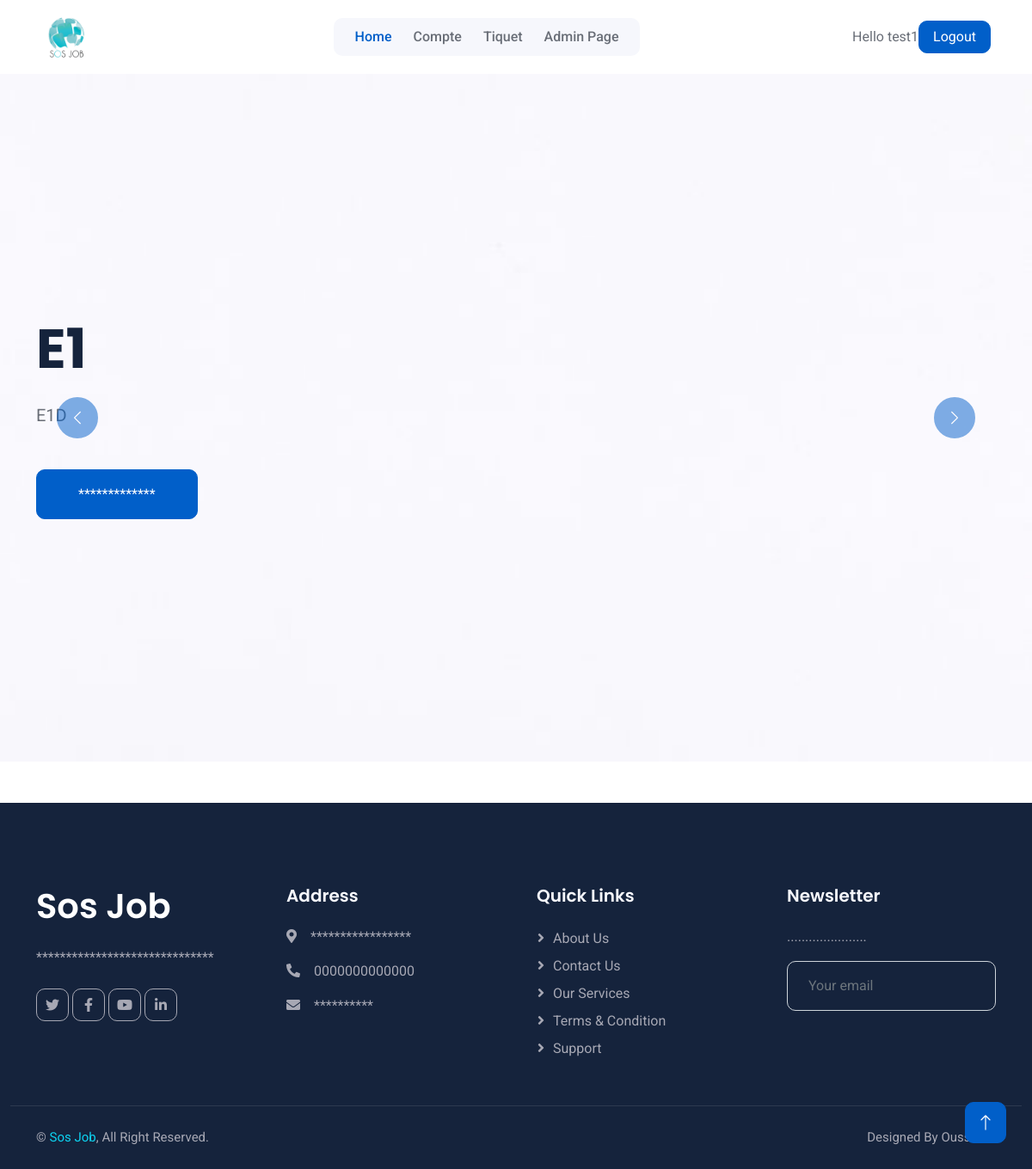
The page / (signed in) on the database its author committed.
### admin_Sos/models.py (models this page shows)
class Event(models.Model):
    Statut= (
        ('ELEVE','ELEVE'),
        ('MOYENE','MOYENE'),
        ('FAIBLE','FAIBLE'),
    )
    Name=models.CharField(null=True, blank=True,max_length=100)
    Description=models.CharField(null=True, blank=True,max_length=1000)
    priorite=models.CharField(null=True, blank=True,max_length=100,choices=Statut)
    image=models.ImageField(null=True, blank=True)
    Date_debut = models.DateField(null=True,blank=True)
    Date_fin = models.DateField(null=True,blank=True)

### admin_Sos/views.py (the view)
# urls.py: path('', views.IndexView, name='home'),
@login_required(login_url='login')
def IndexView(request):
    current_date = datetime.now().date()
    events = Event.objects.filter(Date_debut__lte=current_date, Date_fin__gte=current_date)
    print(events.count())
    events_eleve = []
    events_moyen = []
    events_faible = []
    for event in events:
        if event.priorite == "ELEVE":
            events_eleve.append(event)
        elif event.priorite == "MOYENE":
            events_moyen.append(event)
        elif event.priorite == "FAIBLE":
            events_faible.append(event)
    events_selected = []
    events_selected.extend(events_eleve[:4])
    events_selected.extend(events_moyen[:4 - len(events_selected)])
    events_selected.extend(events_faible[:4 - len(events_selected)])
    context = {
        'events': events_selected,
    }
    return render(request, 'Agent/index.html', context)

### Templates/Agent/index.html (shortened to what this page needs)
{% extends 'Agent/Base/homebase.html' %}
{% block body %}{% include 'Agent/content/content_index.html'%}{% endblock  %}

### Templates/Agent/Base/header.html (shortened to what this page needs)
{% load static %}
<body>
  <nav
    class="navbar navbar-expand-lg bg-white navbar-light sticky-top px-4 px-lg-5"
  >
    <a href="{% url 'home' %}" class="navbar-brand d-flex align-items-center">
      <h1 class="m-0">
        <img
          class="img-fluid me-3"
          src="{% static 'Site de Societe/img/icon/icon_1.jpg' %}"
          alt=""
        />
      </h1>
    </a>
    <div class="collapse navbar-collapse" id="navbarCollapse">
      <div class="navbar-nav mx-auto bg-light rounded pe-4 py-3 py-lg-0">
        <a href="{% url 'home' %}" class="nav-item nav-link active">Home</a>
        <a href="{% url 'Userpage' %}" class="nav-item nav-link">Compte</a>
        <a href="{% url 'Tiquet' %}" class="nav-item nav-link">Tiquet</a>
        <a href="{% url 'home_admin' %}" class="nav-item nav-link">Admin Page</a>
      </div>
    </div>
    {% if request.user.is_authenticated%}
    <div> Hello {{request.user}}</a></div>
    <a href="{% url 'logout' %}" class="btn btn-primary px-3 d-none d-lg-block">Logout</a>
    {% endif %}
  </nav>

### Templates/Agent/content/content_index.html (shortened to what this page needs)
{% load static %}
    <div class="container-fluid p-0 mb-5 wow fadeIn" data-wow-delay="0.1s">
      <div id="header-carousel" class="carousel slide" data-bs-ride="carousel">
        <div class="carousel-inner">
          {% for event in events %}
          <div class="carousel-item {% if forloop.first %} active{% endif %}">
            <img class="w-100" src="{{event.image.url}}" alt="Image"/>
            <div class="carousel-caption">
              <div class="container">
                <div class="row">
                  <div class="col-12 col-lg-6">
                    <h1 class="display-3 text-dark mb-4 animated slideInDown">
                      {{event.Name}}
                    </h1>
                    <p class="fs-5 text-body mb-5">
                      {{event.Description}}
                    </p>
                    <a href="" class="btn btn-primary py-3 px-5">*************</a>
                  </div>
                </div>
              </div>
            </div>
          </div>
          {% endfor %}
        </div>
        <button
          class="carousel-control-prev"
          type="button"
          data-bs-target="#header-carousel"
          data-bs-slide="prev"
        >
          <span class="carousel-control-prev-icon" aria-hidden="true"></span>
        </button>
        <button
          class="carousel-control-next"
          type="button"
          data-bs-target="#header-carousel"
          data-bs-slide="next"
        >
          <span class="carousel-control-next-icon" aria-hidden="true"></span>
        </button>
      </div>
    </div>

### static/Site de Societe/css/style.css (style rules this page uses)
:root { --primary: #015FC9; --secondary: #0DD3F1; --light: #F6F7FC; --dark: #15233C; }
.btn { transition: .5s; }
.btn.btn-primary, .btn.btn-outline-primary:hover, .btn.btn-secondary, .btn.btn-outline-secondary:hover { color: #FFFFFF; }
.navbar.sticky-top { top: -100px; transition: .5s; }
.navbar .navbar-brand img { max-height: 60px; }
.navbar .navbar-nav .nav-link { margin-left: 25px; padding: 10px 0; color: #696E77; font-weight: 500; outline: none; }
.navbar .navbar-nav .nav-link:hover, .navbar .navbar-nav .nav-link.active { color: var(--primary); }
.carousel-caption { top: 0; left: 0; right: 0; bottom: 0; display: flex; align-items: center; text-align: start; z-index: 1; }
.carousel-control-prev, .carousel-control-next { width: 15%; }
.carousel-control-prev-icon, .carousel-control-next-icon { width: 3rem; height: 3rem; background-color: var(--primary); border: 15px solid var(--primary); border-radius: 50px; }

### rows shown on the page
Event: image (picture), Name "E1", Description "E1D"

### other values the page prints
{{ request.user }} "test1"
